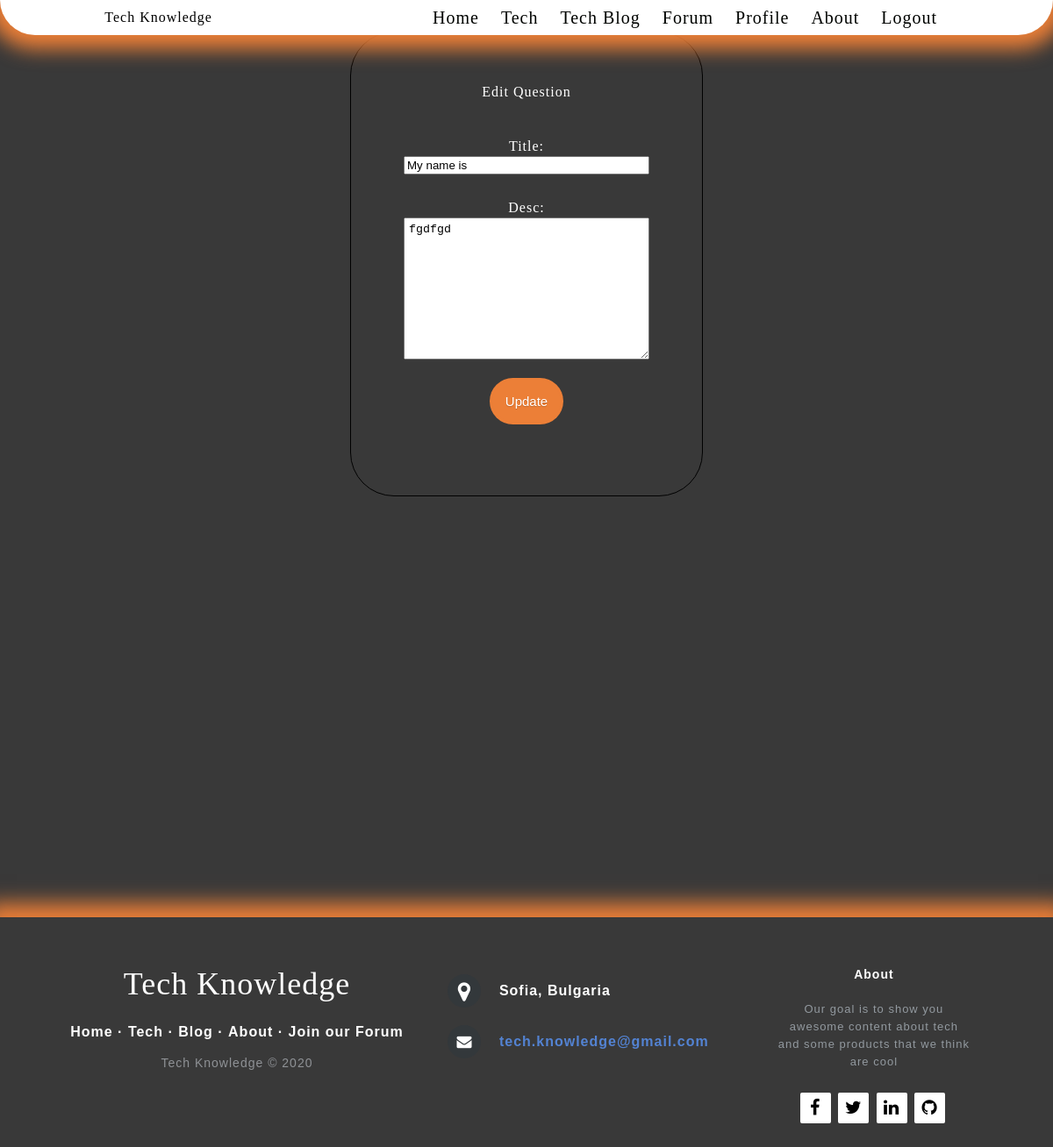
/forum/edit/1 (signed in), run on an earlier commit of the app's database.
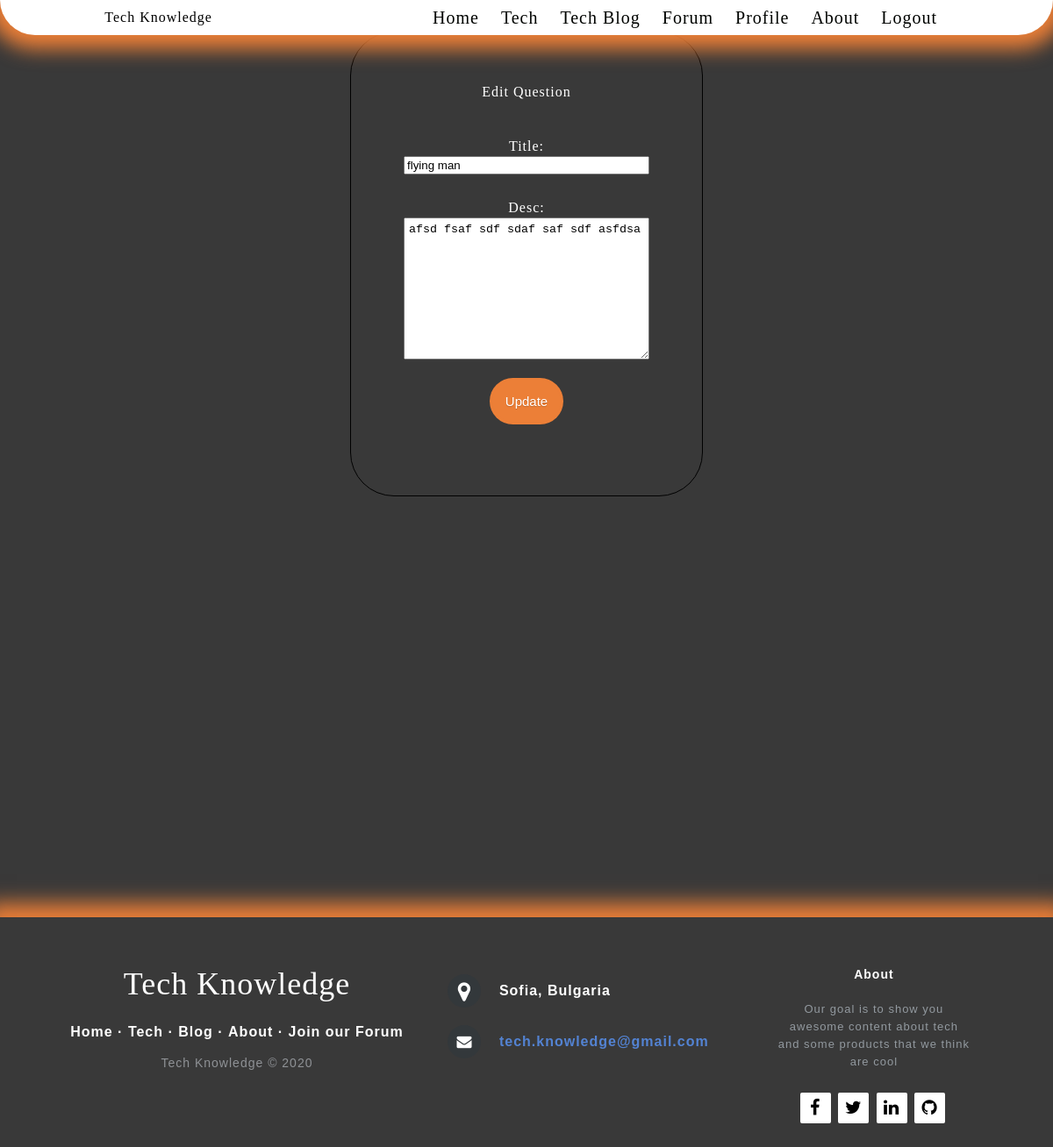
And on a later commit of the database.
### forum_app/models.py (models this page shows, shortened)
class Forum(models.Model):
    user = models.ForeignKey(User, on_delete=models.CASCADE)
    title = models.CharField(max_length=100)
    slug = models.SlugField(unique=True)
    desc = models.TextField()
    views_count = models.ManyToManyField(User, related_name='views')
    created_at = models.DateTimeField(auto_now_add=True)

### forum_app/views.py (the view, shortened to what this page needs)
# urls.py: path('edit/<int:pk>', ForumUpdateView.as_view(), name='forum-edit'),
@method_decorator(login_required(login_url='login user'), name='dispatch')
class ForumUpdateView(UpdateView):
    model = Forum
    fields = ['title', 'desc']
    template_name = 'forums/forum_update_form.html'

### templates/forums/forum_update_form.html (shortened to what this page needs)
{% extends 'common/site.html' %}
{% load static %}
{% block style %}
    <link rel="stylesheet" type="text/css" href="{% static 'css/forum/forum.css' %}">{% endblock %}
{% block site_content %}
    <div class="content">
        <div class="forms">
            <h2>Edit Question</h2>
            <form method="post">
                <br>
                {{ form }}
                <button class="button-success button">Update</button>
            </form>
        </div>
    </div>
{% endblock %}

What changed in the data, as far as the page shows it:
changed Forum: title "My name is" → "flying man"; desc "fgdfgd" → "afsd fsaf sdf sdaf saf sdf asfdsa"
